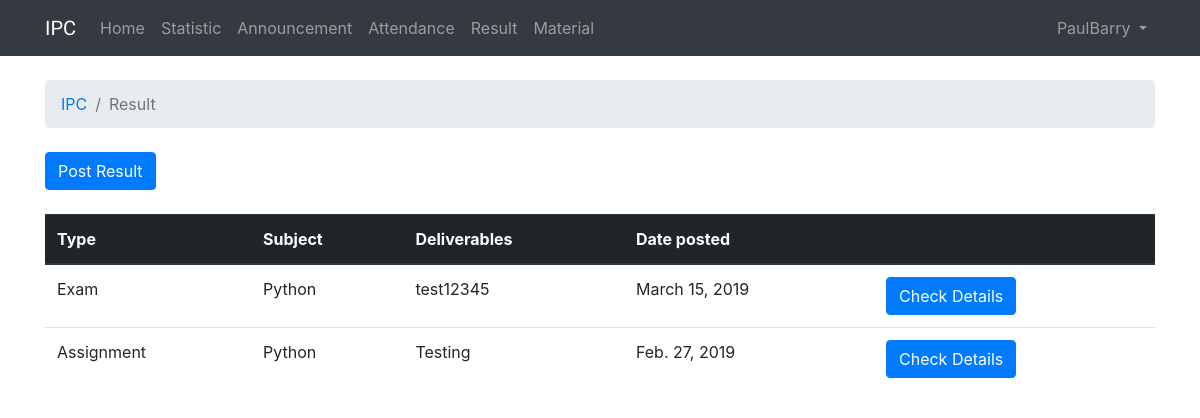
/1/result (signed in), run on the app's committed database.
### IPC/models.py (models this page shows, shortened)
class Result(models.Model):
    resultType = models.ForeignKey(ResultType, on_delete=models.CASCADE,)
    resultStudentId = models.ForeignKey(User, on_delete=models.CASCADE,)
    resultStudentMark = models.IntegerField(default=0, validators=[MaxValueValidator(100), MinValueValidator(0)], null=True)
    resultFeedback = models.CharField(max_length=255, default="", blank=True, null=True)
    resultReturnedDate = models.DateField(auto_now_add=True)
    resultCourse = models.ForeignKey(Course, on_delete=models.CASCADE,)
    resultName = models.CharField(max_length=255)
    resultSubject = models.ForeignKey(Subject, on_delete=models.CASCADE)

class ResultType(models.Model):
    ResultTypeName = models.CharField(max_length=255)
    ResultTypeDesc = models.TextField(max_length=4000)
    def __str__(self):
        return self.ResultTypeName

class Subject(models.Model):
    subjectName = models.CharField(max_length=255)
    subjectCourse = models.ForeignKey(Course, on_delete=models.CASCADE)
    subjectTeacherId = models.ForeignKey(User, on_delete=models.CASCADE)
    def __str__(self):
        return self.subjectName

### IPC/views.py (the view)
# urls.py: path('<int:course_id>/result', views.course_result, name='course_result'),
@login_required
def course_result(request, course_id):
    user = request.user
    if user.groups.filter(name='Teacher').exists():
        user_type = "teacher"
    elif user.groups.filter(name='Student').exists():
        user_type = "student"
    if user_type == "student":
        results = list(Result.objects.filter(resultStudentId=request.user).order_by('-resultReturnedDate'))
        return render(request, 'result.html', {'results': results,
                                               'user_type': user_type,
                                               'course_id': course_id,})
    elif user_type == "teacher":
        name = Result.objects.order_by('-pk')[0]
        results = list(Result.objects.filter(resultStudentId=name.resultStudentId).order_by('-resultReturnedDate'))
        return render(request, 'result.html', {'results': results,
                                               'user_type': user_type,
                                               'course_id': course_id,})

### templates/result.html (shortened to what this page needs)
{% extends 'base.html' %}
{% block breadcrumb %}
  <li class="breadcrumb-item"><a href="{% url 'course' %}">IPC</a></li>
  <li class="breadcrumb-item active">Result</li>
{% endblock %}
{% block content %}
  {% if user_type == "student" %}
    <table class="table">
      <thead class="thead-dark">
        <tr>
          <th>Type</th>
          <th>Subject</th>
          <th>Deliverables</th>
          <th>Mark</th>
          <th>Date posted</th>
          <th>Feedback</th>
        </tr>
      </thead>
      <tbody>
        {% for result in results %}
          <tr>
            <td>{{ result.resultType }}</td>
            <td>{{ result.resultSubject }}</td>
            <td>{{ result.resultName }}</td>
            <td>{{ result.resultStudentMark }}</td>
            <td>{{ result.resultReturnedDate }}</td>
            <td>{{ result.resultFeedback }}</td>
          </tr>
        {% endfor %}
      </tbody>
    </table>
  {% elif user_type == "teacher" %}
    <div class="mb-4">
      <a class="btn btn-primary" href="{% url 'post_course_result' course_id=course_id %}">Post Result</a>
    </div>
    <table class="table">
      <thead class="thead-dark">
        <tr>
          <th>Type</th>
          <th>Subject</th>
          <th>Deliverables</th>
          <th>Date posted</th>
          <th></th>
        </tr>
      </thead>
      <tbody>
        {% for result in results %}
          <tr>
            <td>{{ result.resultType }}</td>
            <td>{{ result.resultSubject }}</td>
            <td>{{ result.resultName }}</td>
            <td>{{ result.resultReturnedDate }}</td>
            <td><a class="btn btn-primary" href="{% url 'course_result_detail' course_id=course_id result_id=result.id %}">Check Details</a></td>
          </tr>
        {% endfor %}
      </tbody>
    </table>
  {% endif %}
{% endblock %}

### templates/base.html (shortened to what this page needs)
{% load static %}<!DOCTYPE html>
<html>
  <head>
    <link rel="stylesheet" href="{% static 'css/bootstrap.min.css' %}">
    <link rel="stylesheet" href="{% static 'css/app.css' %}">
  </head>
  <body>
    {% block body %}
      <nav class="navbar navbar-expand-lg navbar-dark bg-dark">
        <div class="container">
          <a class="navbar-brand" href="{% url 'course' %}">IPC</a>
          <div class="collapse navbar-collapse" id="navbarNavAltMarkup">
            <div class="navbar-nav">
              <a class="nav-item nav-link" href="{% url 'course' %}">Home<span class="sr-only">(current)</span></a>
              <a class="nav-item nav-link" href="{% url 'course_statistic' course_id=course_id %}">Statistic</a>
              <a class="nav-item nav-link" href="{% url 'course_announcement' course_id=course_id %}">Announcement</a>
              <a class="nav-item nav-link" href="{% url 'course_attendance' course_id=course_id %}">Attendance</a>
              <a class="nav-item nav-link" href="{% url 'course_result' course_id=course_id %}">Result</a>
              <a class="nav-item nav-link" href="{% url 'course_material' course_id=course_id %}">Material</a>
            </div>
          </div>
          <div class="collapse navbar-collapse" id="mainMenu">
            <ul class="navbar-nav ml-auto">
              <li class="nav-item dropdown">
                <a class="nav-link dropdown-toggle" href="#" id="userMenu" data-toggle="dropdown" aria-haspopup="true" aria-expanded="false">
                  {{ user.username }}
                </a>
              </li>
            </ul>
          </div>
        </div>
      </nav>
      <div class="container">
        <ol class="breadcrumb my-4">
          {% block breadcrumb %}
          {% endblock %}
        </ol>
        {% block content %}
        {% endblock %}
      </div>
    {% endblock body %}
  </body>
</html>

### static/css/app.css (style rules this page uses)
.navbar-brand { font-family: 'Aldrich', sans-serif; }

### data on the page
Result: resultType "Exam", resultSubject "Python", resultName "test12345", resultReturnedDate "March 15, 2019"
Result: resultType "Assignment", resultSubject "Python", resultName "Testing", resultReturnedDate "Feb. 27, 2019"

### other printed values
{{ user.username }} "PaulBarry"
